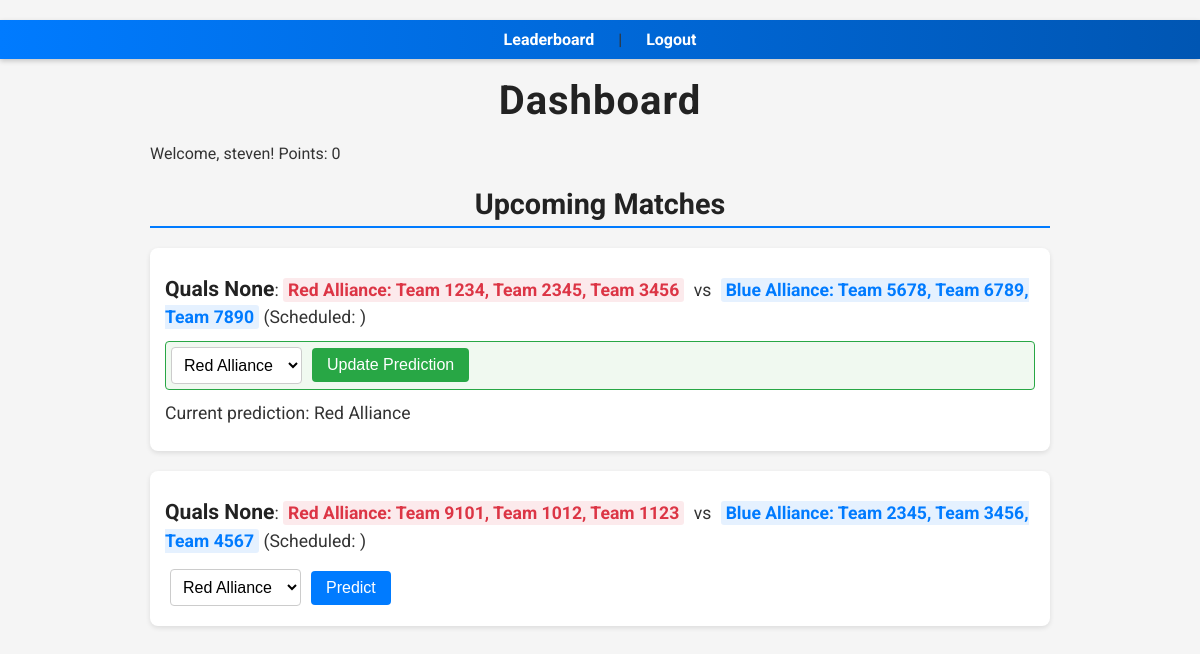
Page /dashboard (signed in) on the earlier database version.
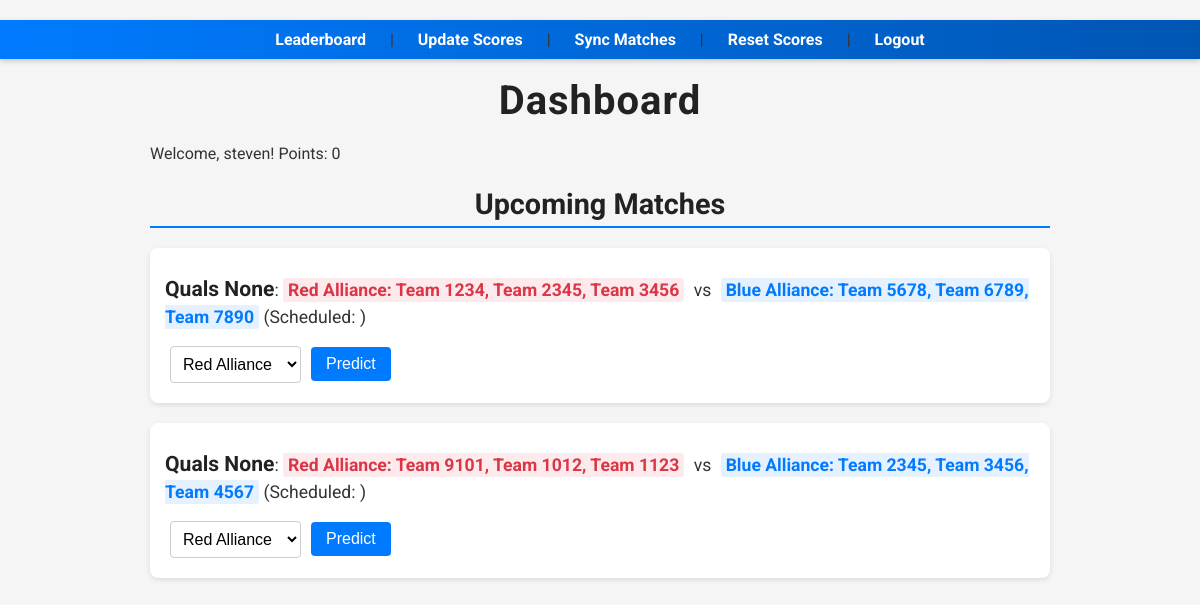
Same page on the later database version.
### models.py (models this page shows)
class User(UserMixin, db.Model):
    id = db.Column(db.Integer, primary_key=True)
    username = db.Column(db.String(80), unique=True, nullable=False)
    password = db.Column(db.String(120), nullable=False)
    points = db.Column(db.Integer, default=0)
    is_admin = db.Column(db.Boolean, default=False)

class Match(db.Model):
    id = db.Column(db.Integer, primary_key=True)
    red_team1 = db.Column(db.String(50), nullable=False)
    red_team2 = db.Column(db.String(50), nullable=False)
    red_team3 = db.Column(db.String(50), nullable=False)
    blue_team1 = db.Column(db.String(50), nullable=False)
    blue_team2 = db.Column(db.String(50), nullable=False)
    blue_team3 = db.Column(db.String(50), nullable=False)
    winner = db.Column(db.String(50))  # "Red" or "Blue" (or None if not yet decided)
    scored = db.Column(db.Boolean, default=False)
    match_number = db.Column(db.Integer)  # New: Qualification match number
    scheduled_time = db.Column(db.Integer)  # New: UNIX timestamp for scheduled start

class Prediction(db.Model):
    id = db.Column(db.Integer, primary_key=True)
    user_id = db.Column(db.Integer, db.ForeignKey('user.id'))
    match_id = db.Column(db.Integer, db.ForeignKey('match.id'))
    predicted_winner = db.Column(db.String(50))

### routes.py (the view)
@routes_bp.route('/dashboard')
@login_required
def dashboard():
    matches = Match.query.order_by(Match.match_number.asc()).all()
    predictions = Prediction.query.filter_by(user_id=current_user.id).all()
    return render_template('dashboard.html', matches=matches, predictions=predictions)

### app.py (called while the page is built)
@login_manager.user_loader
def load_user(user_id):
    from models import User
    return User.query.get(int(user_id))

### utils.py (called while the page is built)
def datetimeformat(value, format='%B %d, %Y'):
    if not value:
        return ''
    if isinstance(value, str):
        value = datetime.strptime(value, '%Y-%m-%d %H:%M:%S')  # For string timestamps
    elif isinstance(value, int):  # Handle Unix timestamp from TBA
        value = datetime.fromtimestamp(value)
    return value.strftime(format)

### templates/dashboard.html (shortened to what this page needs)
<!DOCTYPE html>
<html>
<head>
    <link rel="stylesheet" href="{{ url_for('static', filename='css/base.css') }}">
    <link rel="stylesheet" href="{{ url_for('static', filename='css/navigation.css') }}">
    <link rel="stylesheet" href="{{ url_for('static', filename='css/matches.css') }}">
    <link rel="stylesheet" href="{{ url_for('static', filename='css/forms.css') }}">
    <link rel="stylesheet" href="{{ url_for('static', filename='css/flash.css') }}">
</head>
<body>
    <nav class="top-nav">
        <a href="{{ url_for('routes.leaderboard') }}">Leaderboard</a> |
        {% if current_user.is_admin %}
            <a href="{{ url_for('routes.update_scores') }}">Update Scores</a> |
            <a href="{{ url_for('routes.sync_matches') }}">Sync Matches</a> |
            <a href="{{ url_for('routes.reset_scores') }}">Reset Scores</a> |
        {% endif %}
        <a href="{{ url_for('routes.logout') }}">Logout</a>
    </nav>
    <h1>Dashboard</h1>
    <p>Welcome, {{ current_user.username }}! Points: {{ current_user.points }}</p>
    <h2>Upcoming Matches</h2>
    {% for match in matches %}
        <div class="match" id="match-{{ match.id }}">
            <p>
                <strong>Quals {{ match.match_number }}</strong>:
                <span class="red-alliance">Red Alliance: {{ match.red_team1 }}, {{ match.red_team2 }}, {{ match.red_team3 }}</span>
                vs
                <span class="blue-alliance">Blue Alliance: {{ match.blue_team1 }}, {{ match.blue_team2 }}, {{ match.blue_team3 }}</span>
                {% if match.scored %}
                    {% if match.winner == "Tie" %}
                        (Completed - Tie) <span class="status-tie"></span>
                    {% else %}
                        (Completed - Winner: {{ match.winner }})
                    {% endif %}
                {% else %}
                    (Scheduled: {{ match.scheduled_time | datetimeformat }})
                {% endif %}
            </p>
            {% set prediction = predictions | selectattr('match_id', 'equalto', match.id) | first %}
            <form method="POST" action="{{ url_for('routes.predict') }}" {% if prediction %}class="has-prediction{% if match.scored %} disabled-form{% endif %}"{% endif %}>
                <select name="predicted_winner" {% if match.scored %}disabled{% endif %}>
                    <option value="Red" {% if prediction and prediction.predicted_winner == "Red" %}selected{% endif %}>Red Alliance</option>
                </select>
                {% if not match.scored %}
                    <button type="submit" class="{{ 'update' if prediction else '' }}">{{ 'Update Prediction' if prediction else 'Predict' }}</button>
                {% endif %}
            </form>
            {% if prediction %}
                <p class="prediction-text {% if match.scored %}{% if match.winner == 'Tie' %}tie{% elif prediction.predicted_winner == match.winner %}correct{% else %}incorrect{% endif %}{% endif %}">
                    Current prediction: {{ prediction.predicted_winner }} Alliance
                </p>
            {% endif %}
        </div>
    {% endfor %}
</body>
</html>

### static/css/base.css (style rules this page uses)
body { font-family: 'Roboto', Arial, sans-serif; max-width: 900px; margin: 0 auto; padding: 20px; background-color: #f5f5f5; color: #333; }
h1, h2 { color: #222; text-align: center; margin-bottom: 20px; }
h1 { padding-top: 30px; font-size: 2.5em; letter-spacing: 1px; text-align: center; }
h2 { font-size: 1.8em; border-bottom: 2px solid #007bff; padding-bottom: 5px; }

### static/css/navigation.css (style rules this page uses)
.top-nav { background: linear-gradient(to right, #007bff, #0056b3); position: fixed; top: 0; left: 0; width: 100%; background-color: #007bff; padding: 10px 0; text-align: center; z-index: 1000; box-shadow: 0 2px 5px rgba(0, 0, 0, 0.2); }
.top-nav a { color: white; text-decoration: none; margin: 0 20px; font-weight: bold; transition: color 0.2s; }
nav { margin-top: 20px; text-align: center; }
nav a { color: #007bff; text-decoration: none; margin: 0 15px; font-weight: bold; transition: color 0.2s; }

### static/css/matches.css (style rules this page uses)
.match { background-color: white; border-radius: 8px; box-shadow: 0 2px 5px rgba(0, 0, 0, 0.1); padding: 15px; margin-bottom: 20px; transition: transform 0.2s; }
.red-alliance { color: #dc3545; font-weight: bold; padding: 2px 5px; background-color: rgba(220, 53, 69, 0.1); border-radius: 3px; margin-right: 5px; }
.blue-alliance { color: #007bff; font-weight: bold; padding: 2px 5px; background-color: rgba(0, 123, 255, 0.1); border-radius: 3px; margin-left: 5px; }
.match p { margin: 10px 0; font-size: 1.1em; line-height: 1.5; }
.match p strong { font-size: 1.2em; color: #222; }

### static/css/forms.css (style rules this page uses)
form { display: flex; align-items: center; gap: 10px; padding: 5px; }
select { padding: 8px; font-size: 1em; border: 1px solid #ccc; border-radius: 4px; background-color: #fff; cursor: pointer; }
button { background-color: #007bff; color: white; border: none; padding: 8px 15px; font-size: 1em; border-radius: 4px; cursor: pointer; transition: background-color 0.2s; }

Differences in the rows shown:
removed Prediction: predicted_winner "Red"
changed User "steven": is_admin False → True (drawn)
shown differently, row unchanged: Match "Team 1234": value "Update Prediction" → "Predict"; no longer shows "Current prediction: Alliance"
Other differences:
text now shown: "Update Scores | Sync Matches | Reset Scores |"
